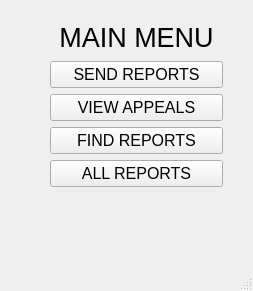
<?xml version="1.0" encoding="UTF-8"?>
<ui version="4.0">
 <class>MainWindow</class>
 <widget class="QMainWindow" name="MainWindow">
  <property name="geometry">
   <rect>
    <x>0</x>
    <y>0</y>
    <width>253</width>
    <height>291</height>
   </rect>
  </property>
  <property name="windowTitle">
   <string>MainWindow</string>
  </property>
  <widget class="QWidget" name="centralwidget">
   <widget class="QWidget" name="verticalLayoutWidget">
    <property name="geometry">
     <rect>
      <x>50</x>
      <y>20</y>
      <width>173</width>
      <height>167</height>
     </rect>
    </property>
    <layout class="QVBoxLayout" name="verticalLayout">
     <item>
      <widget class="QLabel" name="label">
       <property name="font">
        <font>
         <pointsize>20</pointsize>
        </font>
       </property>
       <property name="text">
        <string>MAIN MENU</string>
       </property>
       <property name="alignment">
        <set>Qt::AlignCenter</set>
       </property>
      </widget>
     </item>
     <item>
      <widget class="QPushButton" name="pushButton_2">
       <property name="font">
        <font>
         <pointsize>12</pointsize>
        </font>
       </property>
       <property name="text">
        <string>SEND REPORTS</string>
       </property>
      </widget>
     </item>
     <item>
      <widget class="QPushButton" name="pushButton_3">
       <property name="font">
        <font>
         <pointsize>12</pointsize>
        </font>
       </property>
       <property name="text">
        <string>VIEW APPEALS</string>
       </property>
      </widget>
     </item>
     <item>
      <widget class="QPushButton" name="pushButton">
       <property name="font">
        <font>
         <pointsize>12</pointsize>
        </font>
       </property>
       <property name="text">
        <string>FIND REPORTS</string>
       </property>
      </widget>
     </item>
     <item>
      <widget class="QPushButton" name="pushButton_4">
       <property name="font">
        <font>
         <pointsize>12</pointsize>
        </font>
       </property>
       <property name="text">
        <string>ALL REPORTS</string>
       </property>
      </widget>
     </item>
    </layout>
   </widget>
  </widget>
  <widget class="QMenuBar" name="menubar">
   <property name="geometry">
    <rect>
     <x>0</x>
     <y>0</y>
     <width>253</width>
     <height>21</height>
    </rect>
   </property>
  </widget>
  <widget class="QStatusBar" name="statusbar"/>
 </widget>
 <resources/>
 <connections/>
</ui>
